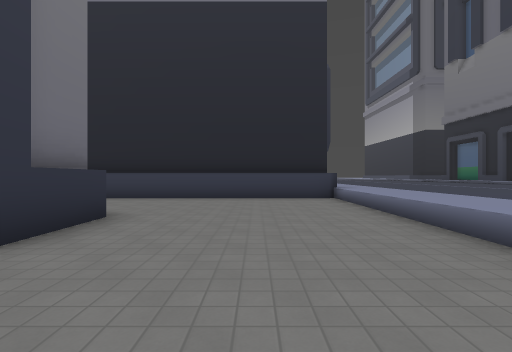
[1] (above)

20 first-person views from a walk through a 3-D level made in the Godot game engine. The camera is 1.4 m above the floor, looks level and sees 85° across. The floor is counted in squares, 2 m on a side. Each view is taken from the middle of a square. On the plan, view 1 faces up. The plan holds only what a view shows up to about 9 squares ahead; the rest is blank. The place goes on beyond the plan. Some surface patterns are stand-ins.

[2]
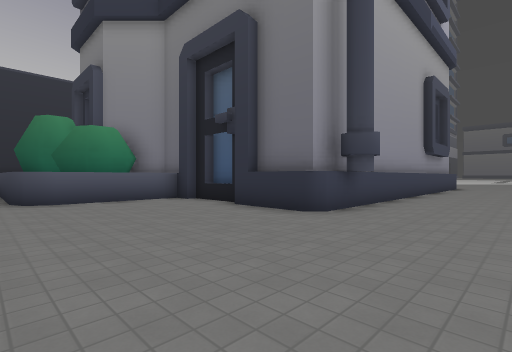

[3]
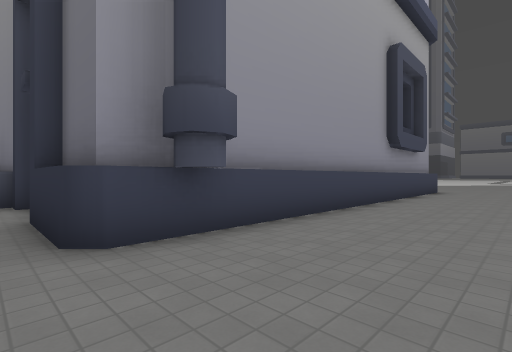

[4]
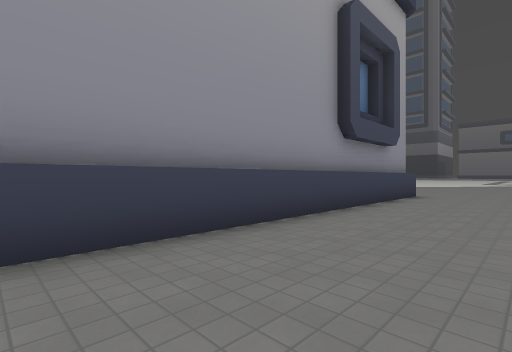

[5]
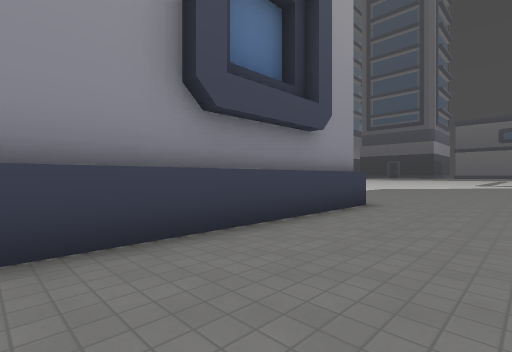

[6]
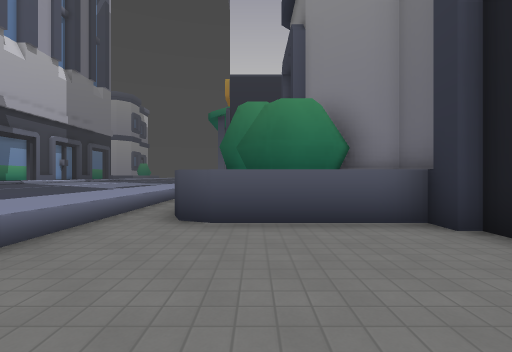

[7]
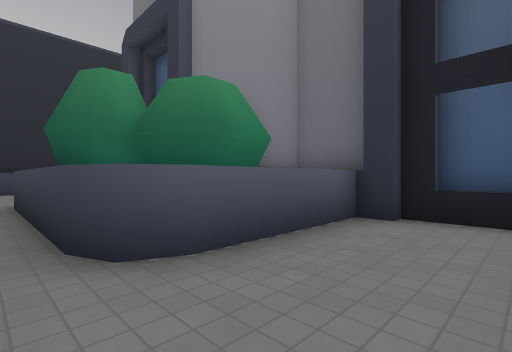

[8]
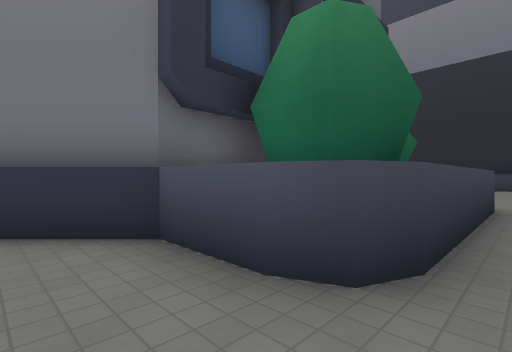

[9]
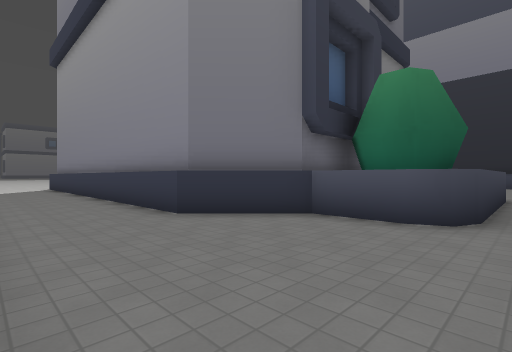

[10]
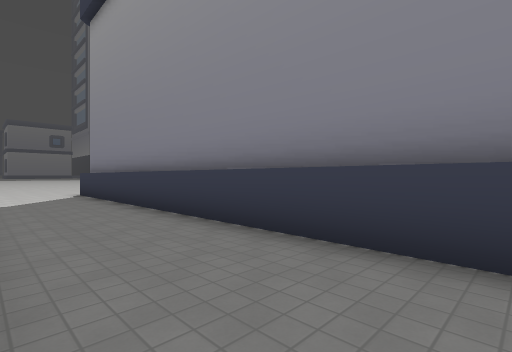

[11]
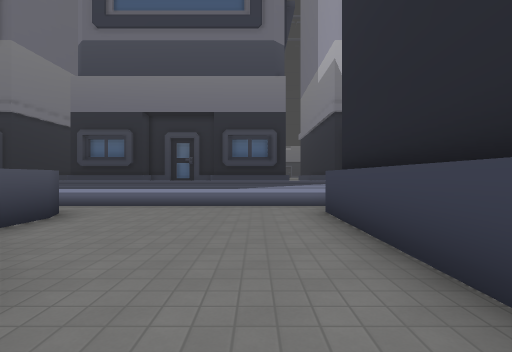

[12]
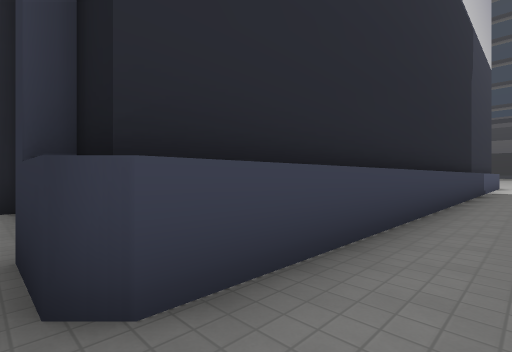

[13]
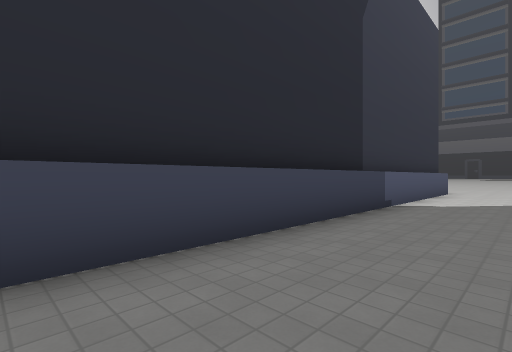

[14]
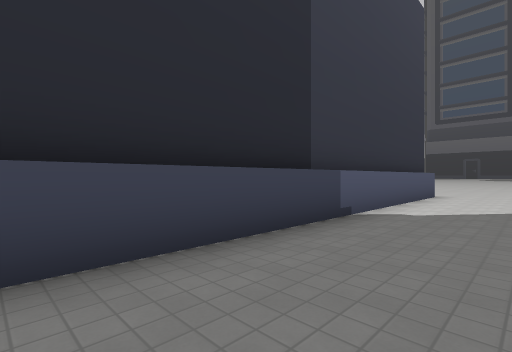

[15]
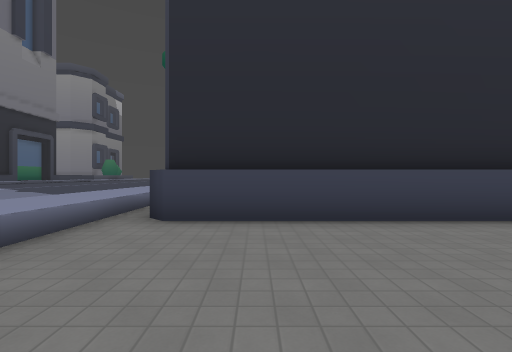

[16]
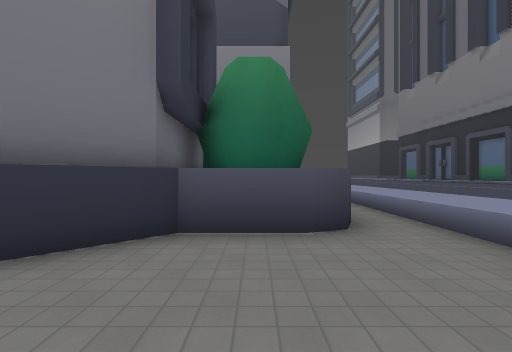

[17]
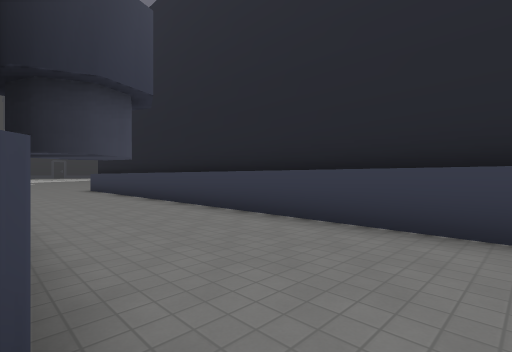

[18]
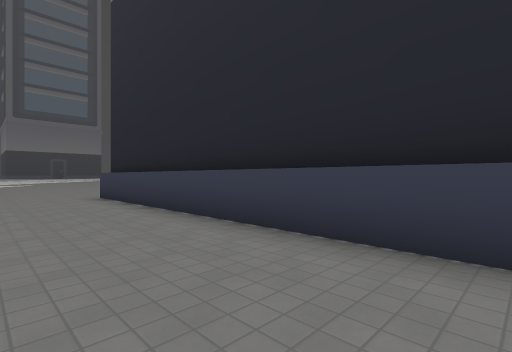

[19]
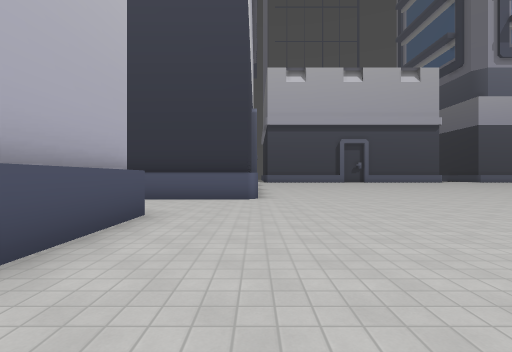

[20]
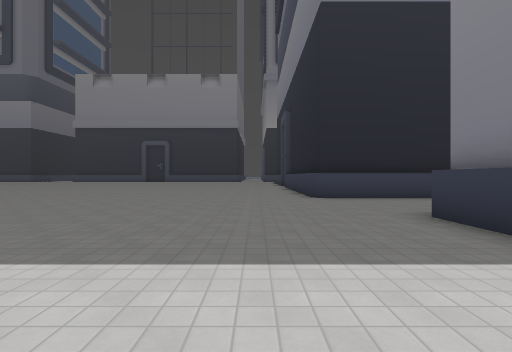

### Floor plan
Key: @ floor where view 1 was taken; # wall or solid block; . floor; ^ raised ledge.
Columns run from 26 left of view 1 to 4 right of it. Each row starts with its distance up from view 1.
  9 .........####################^^
  8 .............................^^
  7 .............................^^
  6  ............................^^
  5   ........##############.....^^
  4    .......#            #.....^^
  3     ......#            #.....^
  2      .....             #.....
  1       ...              #.....^
  0        .               #..@..^^
 -1                        #####.^^
 -2                           ##.^^
 -3         .                  #.^^
 -4        ...                 #.^^
 -5       ....#               ##.^^
 -6      .....#             ####.^^
 -7     ......#            ##....^^
 -8    .......##############.....^^
 -9   ...........................^^
-10  ............................^^
-11  ............................^^
-12  .......####################.^^
-13                            #.^^
-14                             .^^
-15                             .^^
-16                             . ^
-17                            #.

Where each view was taken, in squares from view 1:
view 1: 0 up, 0 right, facing up
view 2: 8 up, 2 right, facing down-left
view 3: 8 up, 2 left, facing down-left
view 4: 8 up, 5 left, facing down-left
view 5: 8 up, 9 left, facing down-left
view 6: 4 up, 0 right, facing down
view 7: 2 up, 2 right, facing down-left
view 8: 8 down, 2 right, facing up-left
view 9: 11 down, 2 right, facing up-left
view 10: 11 down, 4 left, facing up-left
view 11: 10 down, 4 left, facing right
view 12: 10 down, 2 right, facing down-left
view 13: 9 down, 5 left, facing down-left
view 14: 9 down, 7 left, facing down-left
view 15: 7 down, 0 right, facing down
view 16: 10 down, 0 right, facing up
view 17: 5 up, 2 left, facing up-left
view 18: 6 up, 7 left, facing up-left
view 19: 3 down, 18 left, facing down
view 20: 0 up, 19 left, facing up
